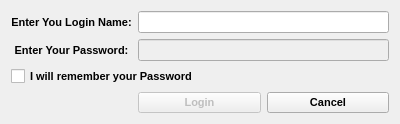
<?xml version="1.0" encoding="UTF-8"?>
<ui version="4.0">
 <class>loginDialog</class>
 <widget class="QDialog" name="loginDialog">
  <property name="windowModality">
   <enum>Qt::ApplicationModal</enum>
  </property>
  <property name="geometry">
   <rect>
    <x>0</x>
    <y>0</y>
    <width>400</width>
    <height>124</height>
   </rect>
  </property>
  <property name="sizePolicy">
   <sizepolicy hsizetype="Minimum" vsizetype="Minimum">
    <horstretch>0</horstretch>
    <verstretch>0</verstretch>
   </sizepolicy>
  </property>
  <property name="minimumSize">
   <size>
    <width>400</width>
    <height>124</height>
   </size>
  </property>
  <property name="maximumSize">
   <size>
    <width>400</width>
    <height>211</height>
   </size>
  </property>
  <property name="font">
   <font>
    <family>Lucida Grande</family>
    <pointsize>8</pointsize>
    <weight>75</weight>
    <bold>true</bold>
   </font>
  </property>
  <property name="focusPolicy">
   <enum>Qt::NoFocus</enum>
  </property>
  <property name="windowTitle">
   <string>Twitter Login</string>
  </property>
  <property name="windowIcon">
   <iconset resource="../images/images.qrc">
    <normaloff>:/twitter/user-online.svg</normaloff>:/twitter/user-online.svg</iconset>
  </property>
  <property name="autoFillBackground">
   <bool>false</bool>
  </property>
  <property name="modal">
   <bool>true</bool>
  </property>
  <layout class="QGridLayout" name="gridLayout">
   <property name="sizeConstraint">
    <enum>QLayout::SetMinimumSize</enum>
   </property>
   <item row="0" column="0">
    <widget class="QLabel" name="label_2">
     <property name="text">
      <string>Enter You Login Name:</string>
     </property>
     <property name="scaledContents">
      <bool>false</bool>
     </property>
     <property name="alignment">
      <set>Qt::AlignCenter</set>
     </property>
     <property name="buddy">
      <cstring>loginLineEdit</cstring>
     </property>
    </widget>
   </item>
   <item row="0" column="1">
    <widget class="LineEdit" name="loginLineEdit"/>
   </item>
   <item row="1" column="0">
    <widget class="QLabel" name="label">
     <property name="text">
      <string>Enter Your Password:</string>
     </property>
     <property name="alignment">
      <set>Qt::AlignCenter</set>
     </property>
     <property name="buddy">
      <cstring>passwordLineEdit</cstring>
     </property>
    </widget>
   </item>
   <item row="1" column="1">
    <widget class="LineEdit" name="passwordLineEdit">
     <property name="enabled">
      <bool>false</bool>
     </property>
     <property name="echoMode">
      <enum>QLineEdit::Password</enum>
     </property>
    </widget>
   </item>
   <item row="2" column="0" colspan="2">
    <widget class="QCheckBox" name="rememberPasswordCheckBox">
     <property name="layoutDirection">
      <enum>Qt::LeftToRight</enum>
     </property>
     <property name="text">
      <string>I will remember your Password</string>
     </property>
     <property name="tristate">
      <bool>false</bool>
     </property>
    </widget>
   </item>
   <item row="3" column="1">
    <layout class="QHBoxLayout" name="horizontalLayout">
     <item>
      <widget class="QPushButton" name="loginButton">
       <property name="enabled">
        <bool>false</bool>
       </property>
       <property name="text">
        <string>Login</string>
       </property>
      </widget>
     </item>
     <item>
      <widget class="QPushButton" name="cancelButton">
       <property name="text">
        <string>Cancel</string>
       </property>
      </widget>
     </item>
    </layout>
   </item>
  </layout>
 </widget>
 <customwidgets>
  <customwidget>
   <class>LineEdit</class>
   <extends>QLineEdit</extends>
   <header location="global">lineedit.h</header>
  </customwidget>
 </customwidgets>
 <tabstops>
  <tabstop>loginLineEdit</tabstop>
  <tabstop>passwordLineEdit</tabstop>
  <tabstop>rememberPasswordCheckBox</tabstop>
  <tabstop>loginButton</tabstop>
  <tabstop>cancelButton</tabstop>
 </tabstops>
 <resources>
  <include location="../images/images.qrc"/>
 </resources>
 <connections>
  <connection>
   <sender>loginButton</sender>
   <signal>clicked()</signal>
   <receiver>loginDialog</receiver>
   <slot>accept()</slot>
   <hints>
    <hint type="sourcelabel">
     <x>224</x>
     <y>105</y>
    </hint>
    <hint type="destinationlabel">
     <x>129</x>
     <y>94</y>
    </hint>
   </hints>
  </connection>
  <connection>
   <sender>cancelButton</sender>
   <signal>clicked()</signal>
   <receiver>loginDialog</receiver>
   <slot>reject()</slot>
   <hints>
    <hint type="sourcelabel">
     <x>316</x>
     <y>103</y>
    </hint>
    <hint type="destinationlabel">
     <x>13</x>
     <y>82</y>
    </hint>
   </hints>
  </connection>
 </connections>
</ui>
